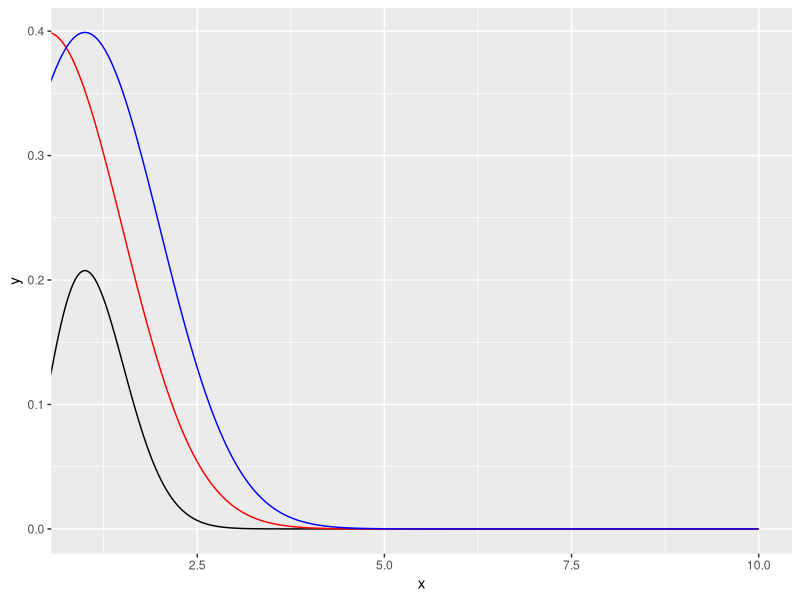

The R script that drew this image:
## ---- chunk 1
knitr::opts_chunk$set(echo = TRUE)
library(tidyverse)
## ---- chunk 2
int5.3_1 <- function(N=1e4){
  x <- runif(N, 0, 0.5)
  y <- runif(N, 0, 2)
  return(sum(as_vector(map2(x, y, ~ .y < exp(-.x)))) / N)
}

int5.3_2 <- function(N=1e4){
  x <- runif(N, 0, 0.5)
  return(mean(exp(-x))/2)
}

int5.3_3 <- function(N=1e4){
  x <- rexp(N)
  return(sum(as_vector(x %>% map(~.<0.5))) / N)
}
int5.3_1()#theta_hat
int5.3_2()#theta_hat
int5.3_3()#theta*
## ---- chunk 3
N <- 1e4
int_5.7_anti <- function(N=1e4){
  U <- runif(N)
  ans <- (exp(U) + exp(1-U)) / 2
  return(list(mean=mean(ans), var=var(ans)))
}

int_5.7_mc <- function(N=1e4){
  U <- runif(N)
  ans <- exp(U)
  return(list(mean=mean(ans), var=var(ans)))
}


1 - int_5.7_anti(N)$var / int_5.7_mc(N)$var
 
 
## ---- chunk 4
N <- 1e5

int_5.13_f <- function(N, mu=0){
  x <- rnorm(N, mu)
  y <- x^2 * exp((mu^2-2*mu*x)/2) * (x > 1)
  return(list(value=mean(y), var=var(y)))
}

int_5.13_f(N, 0) %>% str()#f0
int_5.13_f(N, 0.5) %>% str()#f1
int_5.13_f(N, 1) %>% str()#f2

## ---- chunk 5
x <- runif(1e4, -10,10)
ggplot() + 
  geom_line(aes(x,y), tibble(x=x, y=x^2/sqrt(pi)*exp(-x**2))) + 
  geom_line(aes(x,y), tibble(x=x, y=dnorm(x, 0.5, 1)),color='red') +
  geom_line(aes(x,y), tibble(x=x, y=dnorm(x,1,1)),color='blue') +
  coord_cartesian(xlim=c(1,10))
## ---- chunk 6
int_5.15 <- function(N, interval=1){
  mu <- numeric(interval)
  se <- numeric(interval)
  x <- runif(N %/% interval, 0,  1  %/% N)
  
  g <- function(x){exp(-x - log(1+x^2)) * (x > 0) * (x < 1)}
  
  x_f3 <- \(n,a,b){
    u <- runif(n)
    x <- -log(exp(-a)-(exp(-a)-exp(-b))*u)
    return(x)
    }

  f3 <- function(x){
    (5*exp(-x)/(1-exp(-1)))
  }
  
  for (i in 1:interval){
    x <- x_f3(N %/% interval, (i-1) * 1  / interval, i / interval)
    mu[i] <- mean(g(x)/f3(x))
    se[i] <- sd(g(x)/f3(x))
  }
  return(list(mu=sum(mu), se=sum(se)))
}

int_5.15(1e3, 5) %>% str()


